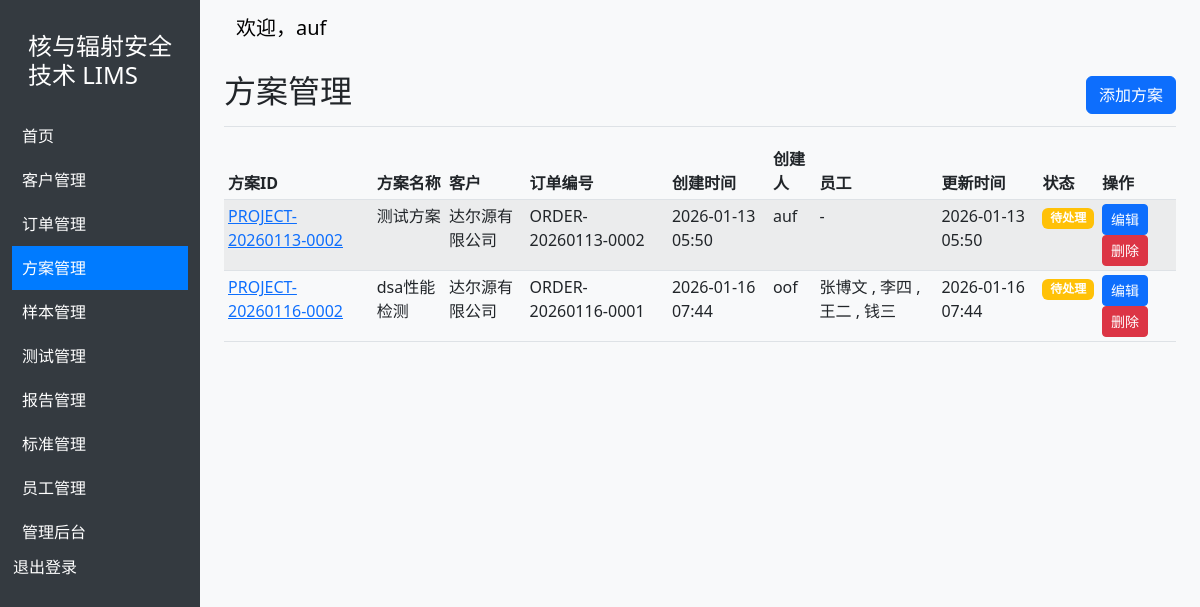
Page /project_orders/ (signed in) on the committed database.
### core/models.py (models this page shows, shortened)
class Project_Order(models.Model):
    STATUS_CHOICES = [
        ('pending', '待处理'),
        ('in_progress', '处理中'),
        ('completed', '已完成'),
        ('cancelled', '已取消'),
    ]
    project_id = models.CharField(max_length=50, unique=True, verbose_name='方案编号')
    name = models.CharField(max_length=255, verbose_name='方案名称')
    description = models.TextField(blank=True, verbose_name='方案描述')
    client = models.ForeignKey(Client, on_delete=models.CASCADE, verbose_name='客户')
    order = models.ForeignKey(Order, on_delete=models.CASCADE, verbose_name='订单')
    status = models.CharField(max_length=20, choices=STATUS_CHOICES, default='pending', verbose_name='方案状态')
    created_by = models.ForeignKey(User, on_delete=models.SET_NULL, null=True, related_name='created_project_orders', verbose_name='创建人')
    created_at = models.DateTimeField(auto_now_add=True, verbose_name='创建时间')
    updated_at = models.DateTimeField(auto_now=True, verbose_name='更新时间')
    staff = models.ManyToManyField(Staff, verbose_name='员工', related_name='assigned_project_orders')
    samples = models.ManyToManyField(Sample, verbose_name='样品')
    test_types = models.ManyToManyField(Standard, verbose_name='测试类型', related_name='project_order_test_types')
    standards = models.ManyToManyField(Standard, verbose_name='标准', related_name='project_order_standards')
    class Meta:
        verbose_name = '方案'
        verbose_name_plural = '方案'

class Client(models.Model):
    name = models.CharField(max_length=255, verbose_name='客户名称')
    contact_person = models.CharField(max_length=255, verbose_name='联系人')
    email = models.EmailField(verbose_name='电子邮件')
    phone = models.CharField(max_length=20, verbose_name='电话')
    address = models.TextField(verbose_name='地址')
    created_by = models.ForeignKey(User, on_delete=models.SET_NULL, null=True, verbose_name='创建人')
    created_at = models.DateTimeField(auto_now_add=True, verbose_name='创建时间')
    updated_at = models.DateTimeField(auto_now=True, verbose_name='更新时间')
    class Meta:
        verbose_name = '客户'
        verbose_name_plural = '客户'

class Order(models.Model):
    STATUS_CHOICES = [
        ('pending', '待处理'),
        ('in_progress', '处理中'),
        ('completed', '已完成'),
        ('cancelled', '已取消'),
    ]
    order_id = models.CharField(max_length=50, unique=True, null=True, blank=True, verbose_name='订单编号')
    name = models.CharField(max_length=255, verbose_name='订单名称')
    description = models.TextField(blank=True, verbose_name='订单描述')
    client = models.ForeignKey(Client, on_delete=models.CASCADE, verbose_name='客户')
    status = models.CharField(max_length=20, choices=STATUS_CHOICES, default='pending', verbose_name='订单状态')
    created_by = models.ForeignKey(User, on_delete=models.SET_NULL, null=True, verbose_name='创建人')
    created_at = models.DateTimeField(auto_now_add=True, verbose_name='创建时间')
    updated_at = models.DateTimeField(auto_now=True, verbose_name='更新时间')
    class Meta:
        verbose_name = '订单'
        verbose_name_plural = '订单'

class Staff(models.Model):
    id = models.AutoField(primary_key=True)
    staff_id = models.CharField(max_length=50, unique=True, null=True, blank=True, verbose_name='员工编号')
    name = models.CharField(max_length=255, verbose_name='员工姓名')
    department = models.ForeignKey(Department, on_delete=models.SET_NULL, null=True, verbose_name='部门')
    email = models.EmailField(verbose_name='电子邮件')
    phone = models.CharField(max_length=20, verbose_name='电话')
    address = models.TextField(verbose_name='地址')
    created_by = models.ForeignKey(User, on_delete=models.SET_NULL, null=True, verbose_name='创建人')
    created_at = models.DateTimeField(auto_now_add=True, verbose_name='创建时间')
    updated_at = models.DateTimeField(auto_now=True, verbose_name='更新时间')
    class Meta:
        verbose_name = '员工'
        verbose_name_plural = '员工'

### core/views.py (the view)
# urls.py: path('project_orders/', views.project_order_list, name='project_order_list'),
@login_required
def project_order_list(request):
    project_orders = Project_Order.objects.all()
    return render(request, 'core/project_order.html', {'project_orders': project_orders})

### core/templates/core/project_order.html (shortened to what this page needs)
{% extends 'core/base.html' %}
{% block content %}
    <div class="d-flex justify-content-between flex-wrap flex-md-nowrap align-items-center pt-3 pb-2 mb-3 border-bottom">
        <h1 class="h2">方案管理</h1>
        <div class="btn-toolbar mb-2 mb-md-0">
            <a href="/admin/core/project_order/add/" class="btn btn-primary">
                添加方案
            </a>
        </div>
    </div>
    <div class="table-responsive">
        <table class="table table-striped table-sm">
            <thead>
                <tr>
                    <th>方案ID</th>
                    <th>方案名称</th>
                    <th>客户</th>
                    <th>订单编号</th>
                    <th>创建时间</th>
                    <th>创建人</th>
                    <th>员工</th>
                    <th>更新时间</th>
                    <th>状态</th>
                    <th>操作</th>
                </tr>
            </thead>
            <tbody>
                {% for project in project_orders %}
                <tr>
                    <td><a href="{% url 'project_order_detail' project.id %}">{{ project.project_id }}</a></td>
                    <td>{{ project.name }}</td>
                    <td>{{ project.client.name }}</td>
                    <td>{{ project.order.order_id|default:"-" }}</td>
                    <td>{{ project.created_at|date:"Y-m-d H:i" }}</td>
                    <td>{{ project.created_by.username|default:"-" }}</td>
                    <td>
                        {% for staff in project.staff.all %}
                            {% if forloop.first %}
                                {{ staff.name }}
                            {% else %}
                                , {{ staff.name }}
                            {% endif %}
                        {% empty %}
                            -
                        {% endfor %}
                    </td>
                    <td>{{ project.updated_at|date:"Y-m-d H:i" }}</td>
                    <td>
                        {% if project.status == 'pending' %}
                            <span class="badge bg-warning">待处理</span>
                        {% elif project.status == 'in_progress' %}
                            <span class="badge bg-info">处理中</span>
                        {% elif project.status == 'completed' %}
                            <span class="badge bg-success">已完成</span>
                        {% elif project.status == 'cancelled' %}
                            <span class="badge bg-danger">已取消</span>
                        {% endif %}
                    </td>
                    <td>
                        <a href="/admin/core/project_order/{{ project.id }}/change/" class="btn btn-sm btn-primary">编辑</a>
                        <form action="{% url 'project_order_delete' project.id %}" method="POST" style="display: inline;">
                            <button type="submit" class="btn btn-sm btn-danger" onclick="return confirm('确定要删除这个方案吗？');">删除</button>
                        </form>
                    </td>
                </tr>
                {% endfor %}
            </tbody>
        </table>
    </div>
{% endblock %}

### core/templates/core/base.html (shortened to what this page needs)
<!DOCTYPE html>
<html lang="zh-CN">
<head>
    {% load static %}
    <link rel="stylesheet" href="{% static 'css/bootstrap.min.css' %}">
</head>
<body>
    <div class="container-fluid">
        <div class="row">
            {% if user.is_authenticated %}
            <nav class="col-md-3 col-lg-2 d-md-block sidebar">
                <div class="position-sticky pt-3">
                    <h4 class="text-white p-3">核与辐射安全技术 LIMS</h4>
                    <ul class="nav flex-column">
                        <li class="nav-item">
                            <a class="nav-link {% if request.path == '/' %}active{% endif %}" href="{% url 'home' %}">
                                首页
                            </a>
                        </li>
                        <li class="nav-item">
                            <a class="nav-link {% if request.path == '/clients/' %}active{% endif %}" href="{% url 'client_list' %}">
                                客户管理
                            </a>
                        </li>
                        <li class="nav-item">
                            <a class="nav-link {% if request.path == '/orders/' %}active{% endif %}" href="{% url 'order_list' %}">
                                订单管理
                            </a>
                        </li>
                        <li class="nav-item">
                            <a class="nav-link {% if request.path == '/project_orders/' or '/project_orders/' in request.path %}active{% endif %}" href="{% url 'project_order_list' %}">
                                方案管理
                            </a>
                        </li>
                        <li class="nav-item">
                            <a class="nav-link {% if request.path == '/samples/' %}active{% endif %}" href="{% url 'sample_list' %}">
                                样本管理
                            </a>
                        </li>
                        <li class="nav-item">
                            <a class="nav-link {% if request.path == '/tests/' %}active{% endif %}" href="{% url 'test_list' %}">
                                测试管理
                            </a>
                        </li>
                        <li class="nav-item">
                            <a class="nav-link {% if request.path == '/reports/' %}active{% endif %}" href="{% url 'report_list' %}">
                                报告管理
                            </a>
                        </li>
                        <li class="nav-item">
                            <a class="nav-link {% if request.path == '/standards/' %}active{% endif %}" href="{% url 'standard_list' %}">
                                标准管理
                            </a>
                        </li>
                        <li class="nav-item">
                            <a class="nav-link {% if request.path == '/staff/' %}active{% endif %}" href="/staff/">
                                员工管理
                            </a>
                        </li>
                        {% if user.is_staff %}
                        <li class="nav-item">
                            <a class="nav-link" href="/admin/">
                                管理后台
                            </a>
                        </li>
                        {% endif %}
                        <li class="nav-item">
                            <form method="post" action="{% url 'logout' %}">
                                <button type="submit" class="nav-link btn btn-link text-white p-0">退出登录</button>
                            </form>
                        </li>
                    </ul>
                </div>
            </nav>
            {% endif %}
            <main class="col-md-9 ms-sm-auto col-lg-10 px-md-4">
                {% if user.is_authenticated %}
                <nav class="navbar navbar-expand-lg navbar-light bg-light">
                    <div class="container-fluid">
                        <div class="navbar-brand">欢迎，{{ user.username }}</div>
                    </div>
                </nav>
                {% endif %}
                {% block content %}
                {% endblock %}
            </main>
        </div>
    </div>
</body>
</html>

### core/templates/core/base.html (style rules this page uses)
body { background-color: #f8f9fa; }
.sidebar { min-height: 100vh; background-color: #343a40; }
.sidebar a { color: white; text-decoration: none; display: block; padding: 10px; }
.sidebar .active { background-color: #007bff; }

### rows in the picture
Project_Order: project_id "PROJECT-20260113-0002", name "测试方案", client.name "达尔源有限公司", order.order_id "ORDER-20260113-0002", created_at "2026-01-13 05:50", created_by.username "auf", updated_at "2026-01-13 05:50", status "待处理"
Project_Order: project_id "PROJECT-20260116-0002", name "dsa性能检测", client.name "达尔源有限公司", order.order_id "ORDER-20260116-0001", created_at "2026-01-16 07:44", created_by.username "oof", updated_at "2026-01-16 07:44", status "待处理"
Staff: name "张博文"
Staff: name "李四"
Staff: name "王二"
Staff: name "钱三"

### other values in the picture
{{ user.username }} "auf"
